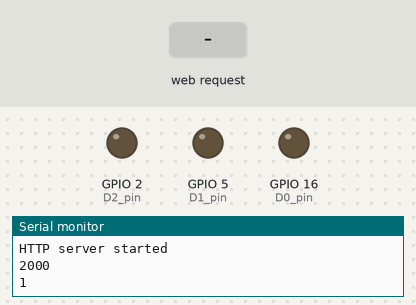
Bench run of a sketch on a simulated ESP8266 (NodeMCU). On the bench: output pins drawn as LEDs (lit = HIGH), the last lines printed to the serial monitor. Inputs (shaded band) come from the test bench. WiFi joins after 1.5 s; servers stay silent unless stated.

Above: at 2.8 s.
2.9 s: HTTP request GET /socket1On received
At 4.1 s:
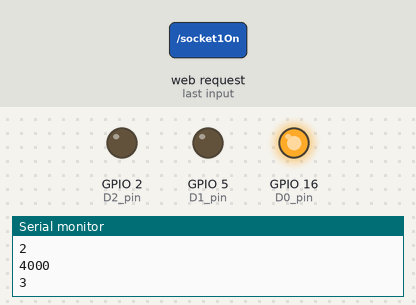
4.4 s: HTTP request GET /socket2On received
At 5.5 s:
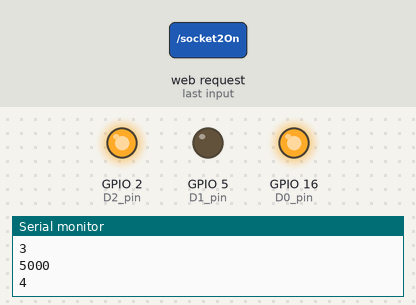
5.9 s: HTTP request GET /socket1Off received
At 6.6 s:
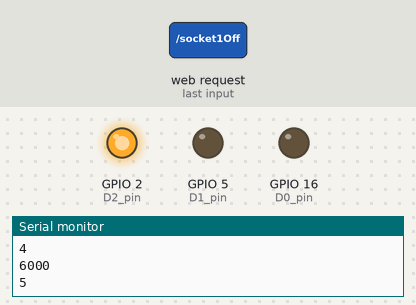
7.4 s: HTTP request GET /socket3On received
At 7.8 s:
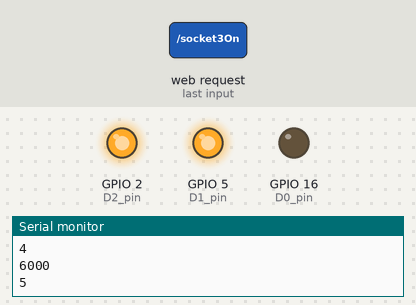
8.9 s: HTTP request GET /socket2Off received
At 10.1 s:
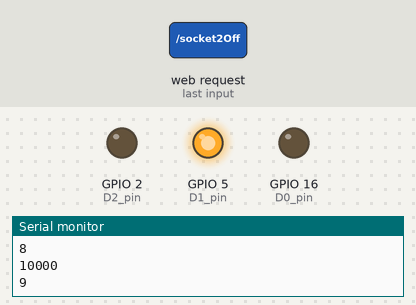
10.4 s: HTTP request GET /socket3Off received
At 11.3 s:
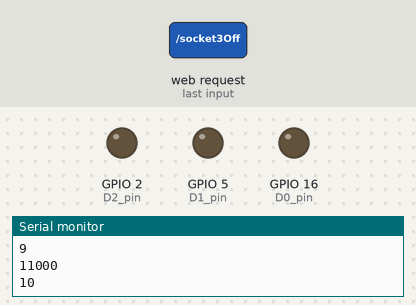
Timing chart, 0 to 12.9 s (numbered marks = the images above; inputs shaded):
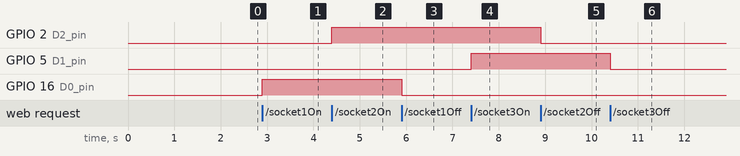

Measured:
- after the input at 2.9 s, GPIO 16 (D0_pin): LOW → HIGH at once
- after the input at 4.4 s, GPIO 2 (D2_pin): LOW → HIGH at once
- after the input at 5.9 s, GPIO 16 (D0_pin): HIGH → LOW at once
- after the input at 7.4 s, GPIO 5 (D1_pin): LOW → HIGH at once
- after the input at 8.9 s, GPIO 2 (D2_pin): HIGH → LOW at once
- after the input at 10.4 s, GPIO 5 (D1_pin): HIGH → LOW at once

The sketch:

WiFiWebServer-3LED-DS18B20-DHT11.ino
```cpp
#include <ESP8266WiFi.h>
#include <WiFiClient.h>
#include <ESP8266WebServer.h>
#include <ESP8266mDNS.h>


#define ONE_WIRE_BUS 15


MDNSResponder mdns;

// Wi-Fi
const char* ssid = "SPA2016";
const char* password = "UMHHwAGa";

int plazma;
byte arduino_mac[] = { 0xDE, 0xED, 0xBA, 0xFE, 0xFE, 0xED };
IPAddress ip(192,168,1,36);
IPAddress gateway(192,168,1,254);
IPAddress subnet(255,255,255,0);

ESP8266WebServer server(80);


int D0_pin = 16;
int D2_pin = 2;//d4
int D1_pin = 5;


void setup(void){
  // preparing GPIOs
  pinMode(D0_pin, OUTPUT);
  digitalWrite(D0_pin, LOW);
  pinMode(D2_pin, OUTPUT);
  digitalWrite(D2_pin, LOW);
  pinMode(D1_pin, OUTPUT);
  digitalWrite(D1_pin, LOW);

  //sensors.begin();

  delay(100);
  Serial.begin(115200);
  WiFi.begin(ssid, password);
  WiFi.config(ip, gateway, subnet);


  Serial.println("Мама мыла раму");

  // Wait for connection
  while (WiFi.status() != WL_CONNECTED) {
    delay(500);
   Serial.print(".");
  }
  Serial.println("");
  Serial.print("Connected to ");
  Serial.println(ssid);
  Serial.print("IP address: ");
  Serial.println(WiFi.localIP());

  if (mdns.begin("esp8266", WiFi.localIP())) {
    Serial.println("MDNS responder started");
  }

  //+++++++++++++++++++++++ START  LED-1 ++++++++++++++++++++
  server.on("/", [](){
    server.send(200, "text/html", webPage());
  });
  server.on("/socket1On", [](){
    digitalWrite(D0_pin, HIGH);
    server.send(200, "text/html", webPage());
    delay(100);

  });
  server.on("/socket1Off", [](){
    digitalWrite(D0_pin, LOW);
    server.send(200, "text/html", webPage());
    delay(100);
 });
   //+++++++++++++++++++++++ END  LED-1 ++++++++++++++++++++

   //+++++++++++++++++++++++ START  LED-2  ++++++++++++++++++++

  server.on("/socket2On", [](){
    digitalWrite(D2_pin, HIGH);
    server.send(200, "text/html", webPage());
    delay(100);
  });
  server.on("/socket2Off", [](){
    digitalWrite(D2_pin, LOW);
    server.send(200, "text/html", webPage());
    delay(100);
    });
   // +++++++++++++++++++++++ END  LED-2 ++++++++++++++++++++

   //+++++++++++++++++++++++ START  LED-3  ++++++++++++++++++++

  server.on("/socket3On", [](){
    digitalWrite(D1_pin, HIGH);
    server.send(200, "text/html", webPage());
    delay(100);
  });
  server.on("/socket3Off", [](){
    digitalWrite(D1_pin, LOW);
    server.send(200, "text/html", webPage());
    delay(100);
   });
   // +++++++++++++++++++++++ END  LED-3 ++++++++++++++++++++


  server.begin();
  Serial.println("HTTP server started");
}

void loop(void){
  server.handleClient();
  if((millis()%1000)==0)
  {
    Serial.println(millis());
    plazma++;
    Serial.println(plazma);
  }
}

String webPage()
{

  byte temperature = 0;
  byte humidity = 0;
  //dht11.read(pinDHT11, &temperature, &humidity, NULL);
  String web;
  web += "<head><meta name=\"viewport\" content=\"width=device-width, initial-scale=1\"/> <meta charset=\"utf-8\"><title>ESP 8266</title><style>button{color:red;padding: 10px 27px;}</style></head>";
  web += "<h1 style=\"text-align: center;font-family: Open sans;font-weight: 100;font-size: 20px;\">ESP8266 Web Server</h1><div>";
  //++++++++++ LED-1  +++++++++++++
  web += "<p style=\"text-align: center;margin-top: 0px;margin-bottom: 5px;\">----LED 1----</p>";
  if (digitalRead(D0_pin) == 1)
  {
    web += "<div style=\"text-align: center;width: 98px;color:white ;padding: 10px 30px;background-color: #43a209;margin: 0 auto;\">ON</div>";
  }
  else
  {
    web += "<div style=\"text-align: center;width: 98px;color:white ;padding: 10px 30px;background-color: #ec1212;margin: 0 auto;\">OFF</div>";
  }
  web += "<div style=\"text-align: center;margin: 5px 0px;\"> <a href=\"socket1On\"><button>ON</button></a>&nbsp;<a href=\"socket1Off\"><button>OFF</button></a></div>";
  // ++++++++ LED-1 +++++++++++++

  //++++++++++ LED-2  +++++++++++++
  web += "<p style=\"text-align: center;margin-top: 0px;margin-bottom: 5px;\">----LED 2----</p>";
  if (digitalRead(D2_pin) == 1)
  {
    web += "<div style=\"text-align: center;width: 98px;color:white ;padding: 10px 30px;background-color: #43a209;margin: 0 auto;\">ON</div>";
  }
  else
  {
    web += "<div style=\"text-align: center;width: 98px;color:white ;padding: 10px 30px;background-color: #ec1212;margin: 0 auto;\">OFF</div>";
  }
  web += "<div style=\"text-align: center;margin: 5px 0px;\"> <a href=\"socket2On\"><button>ON</button></a>&nbsp;<a href=\"socket2Off\"><button>OFF</button></a></div>";
  // ++++++++ LED-2 +++++++++++++

  //++++++++++ LED-3  +++++++++++++
  web += "<p style=\"text-align: center;margin-top: 0px;margin-bottom: 5px;\">----LED 3----</p>";
  if (digitalRead(D1_pin) == 1)
  {
    web += "<div style=\"text-align: center;width: 98px;color:white ;padding: 10px 30px;background-color: #43a209;margin: 0 auto;\">ON</div>";
  }
  else
  {
    web += "<div style=\"text-align: center;width: 98px;color:white ;padding: 10px 30px;background-color: #ec1212;margin: 0 auto;\">OFF</div>";
  }
  web += "<div style=\"text-align: center;margin: 5px 0px;\"> <a href=\"socket3On\"><button>ON</button></a>&nbsp;<a href=\"socket3Off\"><button>OFF</button></a></div>";
  // ++++++++ LED-3 +++++++++++++

   //++++++++++ DS18B20 TEMP  +++++++++++++
  web += "<p style=\"text-align: center;margin-top: 0px;margin-bottom: 5px;\">----DS18B20 TEMP----</p>";
  web += "<div style=\"text-align: center;width: 98px;color:white ;padding: 10px 30px;background-color: #5191e4;margin: 0 auto;\">"+ String((int)plazma)+"</div>";
  // ++++++++ DS18B20 TEMP  +++++++++++++

  //++++++++++ DHT11 TEMP  +++++++++++++
  web += "<p style=\"text-align: center;margin-top: 0px;margin-bottom: 5px;\">----DHT11 TEMP----</p>";
  web += "<div style=\"text-align: center;width: 98px;color:white ;padding: 10px 30px;background-color: #5191e4;margin: 0 auto;\">"+ String((int)temperature)+"</div>";
  // ++++++++ DHT11 TEMP  +++++++++++++

  //++++++++++ DHT11 H  +++++++++++++
  web += "<p style=\"text-align: center;margin-top: 0px;margin-bottom: 5px;\">----DHT11 H----</p>";
  web += "<div style=\"text-align: center;width: 98px;color:white ;padding: 10px 30px;background-color: #5191e4;margin: 0 auto;\">"+ String((int)humidity)+"</div>";
  // ++++++++ DHT11 H  +++++++++++++

  // ========REFRESH=============
  web += "<div style=\"text-align:center;margin-top: 20px;\"><a href=\"/\"><button style=\"width:158px;\">REFRESH</button></a></div>";
  // ========REFRESH=============


  web += "</div>";
  return(web);
}
```
